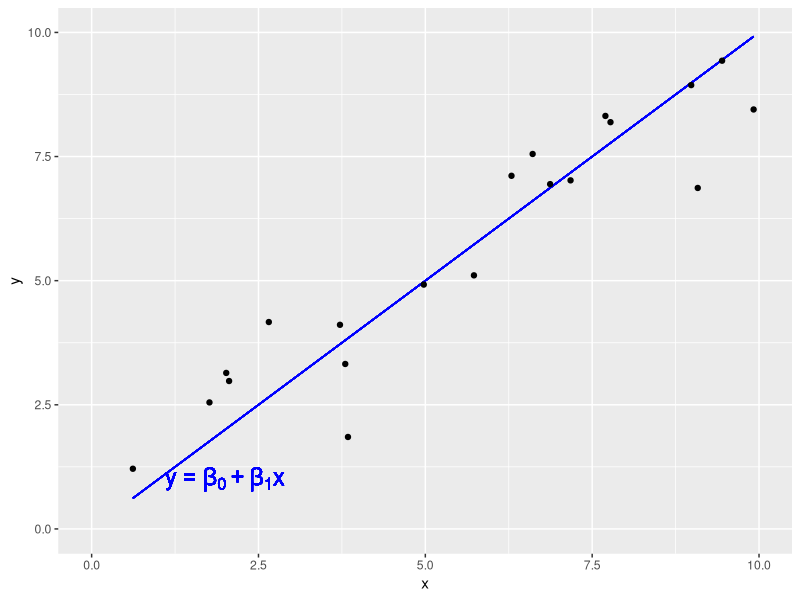
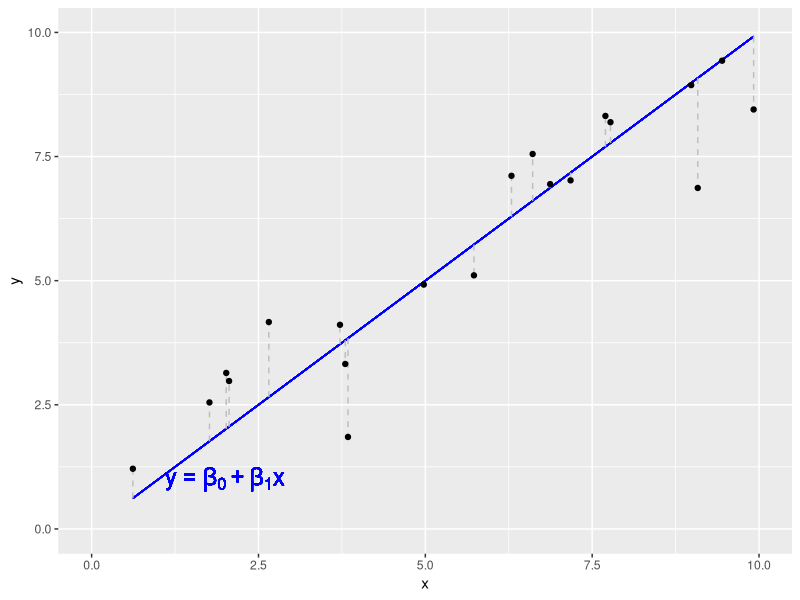
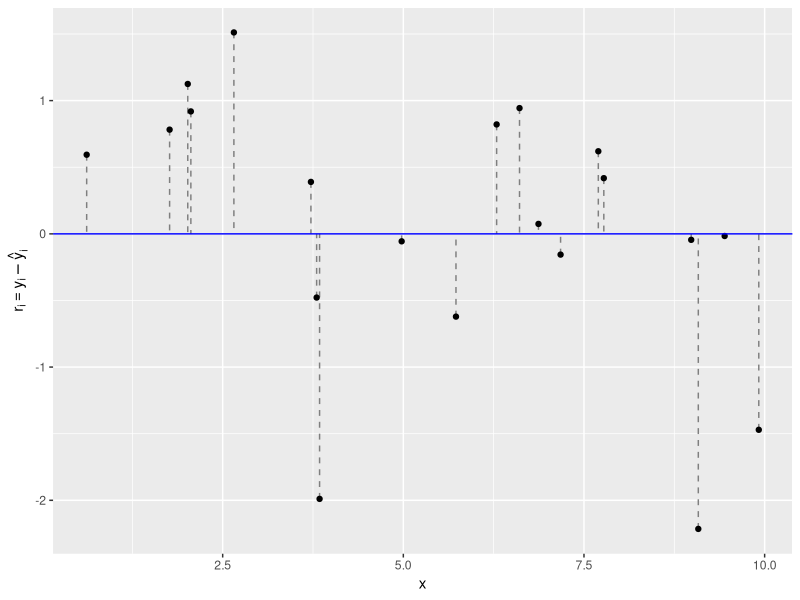

These charts were generated, in order, by the following R code: (Note: this script raises an error after producing the figures.)
library(tidyverse)
set.seed(1)
n <- 20
x <- runif(n, 0, 10)
y <- 0 + x + rnorm(n)

here::here("lectures/figures/regPoints.pdf") %>%
  pdf(width = 8, height = 6)
tibble(x, y) %>%
  ggplot(aes(x, y)) +
  geom_segment(
    x = min(x),
    xend = max(x),
    y = min(x),
    yend = max(x),
    colour = "blue"
  ) +
  geom_point() +
  geom_text(
    x = 2, y = 1, label = expression(y == beta[0] + beta[1] * x),
    size = 6,
    colour = "blue"
  ) +
  xlim(c(0, 10)) + 
  ylim(c(0, 10))
dev.off()

# With residuals
here::here("lectures/figures/regPoints_resid.pdf") %>%
  pdf(width = 8, height = 6)
tibble(x, y) %>%
  ggplot(aes(x, y)) +
  geom_segment(
    x = min(x),
    xend = max(x),
    y = min(x),
    yend = max(x),
    colour = "blue"
  ) +
  geom_segment(
    aes(x = x, xend = x, y = x, yend = y),
    colour = "grey",
    linetype = 2
  ) +
  geom_point() +
  geom_text(
    x = 2, y = 1, label = expression(y == beta[0] + beta[1] * x),
    size = 6,
    colour = "blue"
  ) +
  xlim(c(0, 10)) + 
  ylim(c(0, 10))
dev.off()

# Residuals
here::here("lectures/figures/resid.pdf") %>%
  pdf(width = 8, height = 6)
tibble(x, y) %>%
  ggplot(aes(x, y - x)) +
  geom_segment(aes(x = x, y = y - x, xend = x, yend = 0), linetype = 2, colour = "grey50") +
  geom_point() +
  geom_hline(yintercept = 0, colour = "blue") +
  ylab(expression(paste(r[i] == y[i] - hat(y)[i])))
dev.off()

# Using data from the practical 7.2
here::here("lectures/figures/AvSD.pdf") %>%
  pdf(width = 8, height = 6)
tibble(A = fit_int$Amean, SD = fit_int$sigma) %>% 
  ggplot(aes(A, SD)) +
  geom_point()+ 
  geom_smooth(se = FALSE, method = "loess") +
  labs(x = "AveExpr", y = expression(paste("SD(", log[2], hat(S), ")")))
dev.off()
